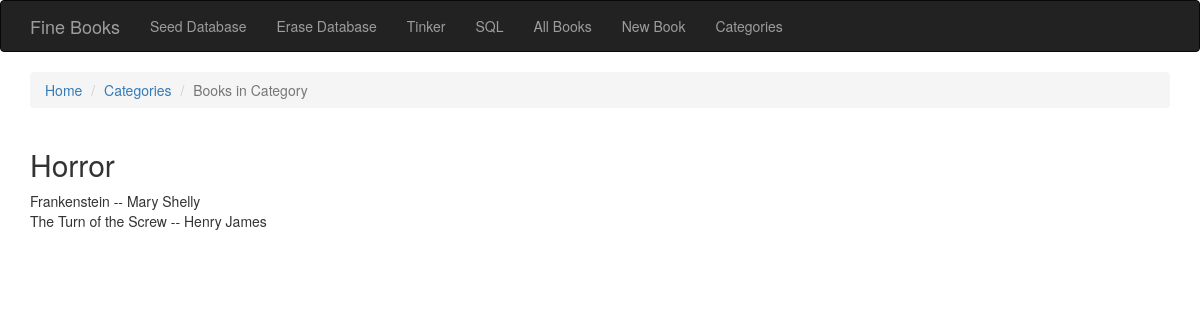
Before: /books_in_category/1 with the older database file.
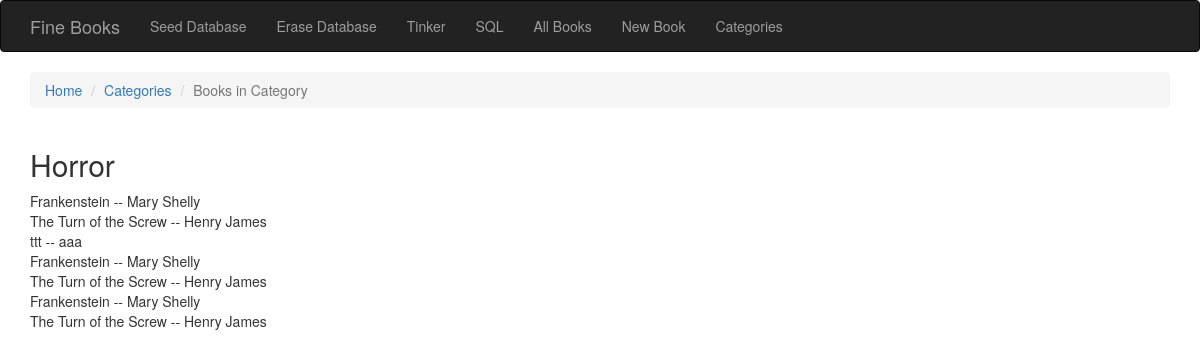
After: the same page with the newer database file.
### tables this page shows
CREATE TABLE Book (author TEXT,title TEXT, isbn INTEGER, description TEXT, category_id INTEGER);

### app.py (the view)
@app.route('/books_in_category/<categoryID>')
def books_in_cat(categoryID):
    categories = execute_sql('SELECT * FROM Category WHERE rowid = ? ',[categoryID])
    categoryDescription= categories[0]['description']
    books = execute_sql('SELECT * FROM Book WHERE category_id = ? ',[categoryID])
    for book in books:
        print('dddd')
    print('debug')
    return render_template('books_in_cat.html', books=books, categoryDescription=categoryDescription)

### app.py (called while the page is built)
def open_connection():
    connection = getattr(g, '_connection', None)
    if connection == None:
        connection = g._connection = sqlite3.connect(PATH)
    connection.row_factory = sqlite3.Row
    return connection

def execute_sql(sql,values=(), commit=False, single=False):
    connection = open_connection()
    cursor = connection.execute(sql,values)
    if commit == True:
        results = connection.commit()
    else:
        results = cursor.fetchone() if single else cursor.fetchall()
    cursor.close()
    return results

@app.teardown_appcontext
def close_connection(exception):
    connection = getattr(g, '_connection', None)
    if connection is not None:
        connection.close()

### templates/books_in_cat.html
{% extends "base.html" %}
{% block breadcrumb %}
  <li class="breadcrumb-item"><a href="{{ url_for('home') }}">Home</a></li>
  <li class="breadcrumb-item"><a href="{{ url_for('categories') }}">Categories</a></li>
  <li class="breadcrumb-item active">Books in Category</li>
{% endblock %}
{% block page_content %}
  <h2>{{categoryDescription}}</h2>
  {% for book in books %}
    <div>
    {{ book['title']}} -- {{ book['author']}}
    </div>
  {% endfor%}
{% endblock %}

Changed rows visible on the page:
added Book: title "ttt", author "aaa"
added Book: title "Frankenstein", author "Mary Shelly"
added Book: title "The Turn of the Screw", author "Henry James"
added Book: title "Frankenstein", author "Mary Shelly"
added Book: title "The Turn of the Screw", author "Henry James"
